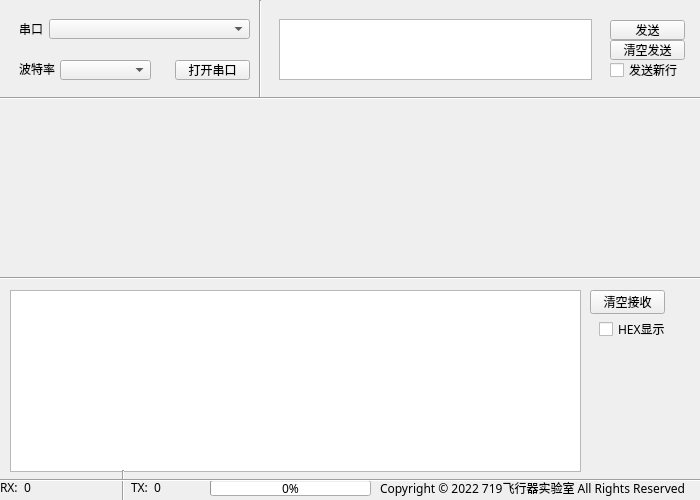
<?xml version="1.0" encoding="UTF-8"?>
<ui version="4.0">
 <class>Widget</class>
 <widget class="QWidget" name="Widget">
  <property name="geometry">
   <rect>
    <x>0</x>
    <y>0</y>
    <width>700</width>
    <height>500</height>
   </rect>
  </property>
  <property name="minimumSize">
   <size>
    <width>700</width>
    <height>500</height>
   </size>
  </property>
  <property name="maximumSize">
   <size>
    <width>700</width>
    <height>500</height>
   </size>
  </property>
  <property name="font">
   <font>
    <family>Microsoft YaHei</family>
   </font>
  </property>
  <property name="windowTitle">
   <string>Widget</string>
  </property>
  <widget class="QLabel" name="label_3">
   <property name="geometry">
    <rect>
     <x>380</x>
     <y>480</y>
     <width>318</width>
     <height>16</height>
    </rect>
   </property>
   <property name="text">
    <string>Copyright © 2022 719飞行器实验室 All Rights Reserved</string>
   </property>
  </widget>
  <widget class="QTextBrowser" name="recv_data">
   <property name="geometry">
    <rect>
     <x>10</x>
     <y>290</y>
     <width>571</width>
     <height>182</height>
    </rect>
   </property>
   <property name="font">
    <font>
     <family>Microsoft YaHei</family>
    </font>
   </property>
   <property name="mouseTracking">
    <bool>false</bool>
   </property>
  </widget>
  <widget class="QWidget" name="widget_8" native="true">
   <property name="geometry">
    <rect>
     <x>590</x>
     <y>280</y>
     <width>93</width>
     <height>68</height>
    </rect>
   </property>
   <widget class="QPushButton" name="clear_rx">
    <property name="geometry">
     <rect>
      <x>0</x>
      <y>10</y>
      <width>75</width>
      <height>24</height>
     </rect>
    </property>
    <property name="text">
     <string>清空接收</string>
    </property>
   </widget>
   <widget class="QCheckBox" name="is_rx_hex">
    <property name="geometry">
     <rect>
      <x>9</x>
      <y>39</y>
      <width>71</width>
      <height>20</height>
     </rect>
    </property>
    <property name="text">
     <string>HEX显示</string>
    </property>
   </widget>
  </widget>
  <widget class="QWidget" name="widget_5" native="true">
   <property name="geometry">
    <rect>
     <x>10</x>
     <y>50</y>
     <width>251</width>
     <height>42</height>
    </rect>
   </property>
   <widget class="QLabel" name="label_2">
    <property name="geometry">
     <rect>
      <x>9</x>
      <y>9</y>
      <width>36</width>
      <height>20</height>
     </rect>
    </property>
    <property name="font">
     <font>
      <family>Microsoft YaHei</family>
     </font>
    </property>
    <property name="text">
     <string>波特率</string>
    </property>
   </widget>
   <widget class="QComboBox" name="serial_baud">
    <property name="geometry">
     <rect>
      <x>50</x>
      <y>10</y>
      <width>91</width>
      <height>20</height>
     </rect>
    </property>
   </widget>
   <widget class="QPushButton" name="serial_button">
    <property name="geometry">
     <rect>
      <x>165</x>
      <y>10</y>
      <width>75</width>
      <height>20</height>
     </rect>
    </property>
    <property name="font">
     <font>
      <family>Microsoft YaHei</family>
     </font>
    </property>
    <property name="text">
     <string>打开串口</string>
    </property>
   </widget>
  </widget>
  <widget class="QWidget" name="widget_6" native="true">
   <property name="geometry">
    <rect>
     <x>10</x>
     <y>10</y>
     <width>241</width>
     <height>40</height>
    </rect>
   </property>
   <widget class="QLabel" name="label">
    <property name="geometry">
     <rect>
      <x>9</x>
      <y>9</y>
      <width>24</width>
      <height>20</height>
     </rect>
    </property>
    <property name="font">
     <font>
      <family>Microsoft YaHei</family>
     </font>
    </property>
    <property name="text">
     <string>串口</string>
    </property>
   </widget>
   <widget class="SerialPortList" name="serial_port">
    <property name="geometry">
     <rect>
      <x>39</x>
      <y>9</y>
      <width>201</width>
      <height>20</height>
     </rect>
    </property>
   </widget>
  </widget>
  <widget class="QWidget" name="widget_3" native="true">
   <property name="geometry">
    <rect>
     <x>270</x>
     <y>10</y>
     <width>430</width>
     <height>81</height>
    </rect>
   </property>
   <widget class="QTextEdit" name="send_data">
    <property name="geometry">
     <rect>
      <x>9</x>
      <y>9</y>
      <width>313</width>
      <height>61</height>
     </rect>
    </property>
   </widget>
   <widget class="QWidget" name="widget_7" native="true">
    <property name="geometry">
     <rect>
      <x>330</x>
      <y>10</y>
      <width>93</width>
      <height>61</height>
     </rect>
    </property>
    <widget class="QPushButton" name="clear_tx">
     <property name="geometry">
      <rect>
       <x>10</x>
       <y>20</y>
       <width>75</width>
       <height>20</height>
      </rect>
     </property>
     <property name="text">
      <string>清空发送</string>
     </property>
    </widget>
    <widget class="QCheckBox" name="is_send_new_line">
     <property name="geometry">
      <rect>
       <x>10</x>
       <y>40</y>
       <width>71</width>
       <height>20</height>
      </rect>
     </property>
     <property name="text">
      <string>发送新行</string>
     </property>
    </widget>
    <widget class="QPushButton" name="send_button">
     <property name="geometry">
      <rect>
       <x>10</x>
       <y>0</y>
       <width>75</width>
       <height>20</height>
      </rect>
     </property>
     <property name="text">
      <string>发送</string>
     </property>
    </widget>
   </widget>
  </widget>
  <widget class="QWidget" name="widget" native="true">
   <property name="geometry">
    <rect>
     <x>0</x>
     <y>470</y>
     <width>161</width>
     <height>34</height>
    </rect>
   </property>
   <layout class="QHBoxLayout" name="horizontalLayout">
    <item>
     <widget class="QLabel" name="label_4">
      <property name="text">
       <string>RX:</string>
      </property>
     </widget>
    </item>
    <item>
     <widget class="QLabel" name="rx_num">
      <property name="text">
       <string>0</string>
      </property>
     </widget>
    </item>
    <item>
     <spacer name="horizontalSpacer">
      <property name="orientation">
       <enum>Qt::Horizontal</enum>
      </property>
      <property name="sizeHint" stdset="0">
       <size>
        <width>40</width>
        <height>20</height>
       </size>
      </property>
     </spacer>
    </item>
    <item>
     <widget class="Line" name="line_2">
      <property name="orientation">
       <enum>Qt::Vertical</enum>
      </property>
     </widget>
    </item>
    <item>
     <widget class="QLabel" name="label_5">
      <property name="text">
       <string>TX:</string>
      </property>
     </widget>
    </item>
    <item>
     <widget class="QLabel" name="tx_num">
      <property name="text">
       <string>0</string>
      </property>
     </widget>
    </item>
   </layout>
  </widget>
  <widget class="QProgressBar" name="progress_bar">
   <property name="geometry">
    <rect>
     <x>210</x>
     <y>480</y>
     <width>161</width>
     <height>16</height>
    </rect>
   </property>
   <property name="value">
    <number>0</number>
   </property>
  </widget>
  <widget class="Line" name="line">
   <property name="geometry">
    <rect>
     <x>0</x>
     <y>270</y>
     <width>701</width>
     <height>16</height>
    </rect>
   </property>
   <property name="orientation">
    <enum>Qt::Horizontal</enum>
   </property>
  </widget>
  <widget class="Line" name="line_3">
   <property name="geometry">
    <rect>
     <x>0</x>
     <y>470</y>
     <width>701</width>
     <height>20</height>
    </rect>
   </property>
   <property name="orientation">
    <enum>Qt::Horizontal</enum>
   </property>
  </widget>
  <widget class="Line" name="line_4">
   <property name="geometry">
    <rect>
     <x>0</x>
     <y>90</y>
     <width>701</width>
     <height>16</height>
    </rect>
   </property>
   <property name="orientation">
    <enum>Qt::Horizontal</enum>
   </property>
  </widget>
  <widget class="Line" name="line_5">
   <property name="geometry">
    <rect>
     <x>250</x>
     <y>0</y>
     <width>20</width>
     <height>98</height>
    </rect>
   </property>
   <property name="orientation">
    <enum>Qt::Vertical</enum>
   </property>
  </widget>
  <zorder>widget_3</zorder>
  <zorder>label_3</zorder>
  <zorder>recv_data</zorder>
  <zorder>widget_8</zorder>
  <zorder>widget_5</zorder>
  <zorder>widget_6</zorder>
  <zorder>widget</zorder>
  <zorder>progress_bar</zorder>
  <zorder>line</zorder>
  <zorder>line_3</zorder>
  <zorder>line_4</zorder>
  <zorder>line_5</zorder>
 </widget>
 <customwidgets>
  <customwidget>
   <class>SerialPortList</class>
   <extends>QComboBox</extends>
   <header>serialportlist.h</header>
  </customwidget>
 </customwidgets>
 <resources/>
 <connections/>
</ui>
